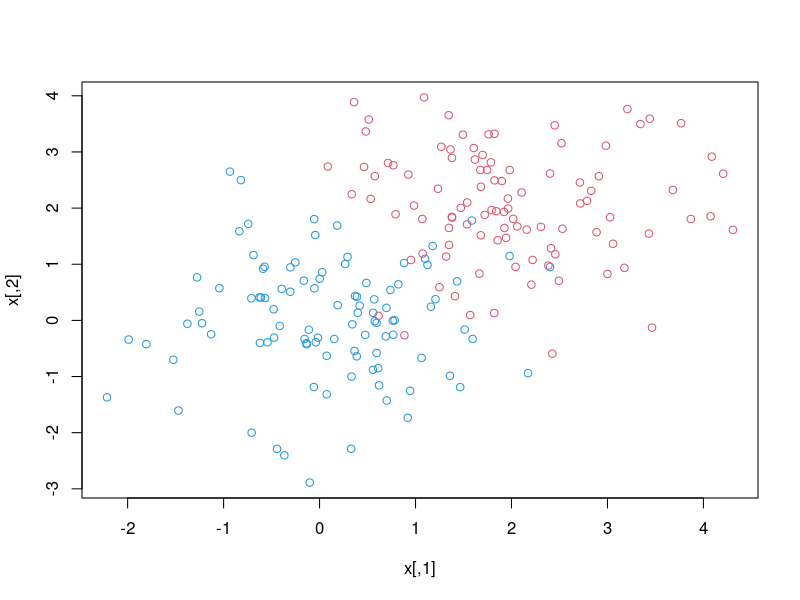

This figure's R source: (Note: this script raises an error after producing the figure.)
# 6. 
# 
# At the end of Section 9.6.1, it is 
# claimed that in the case of data that
# is just barely linearly separable, 
# a support vector classifier with a
# small value of cost that misclassifies 
# a couple of training observations
# may perform better on test data than 
# one with a huge value of cost
# that does not misclassify any 
# training observations. You will now
# investigate this claim.
# 
# (a) 
# 
# Generate two-class data with p = 2 
# in such a way that the classes
# are just barely linearly separable.

set.seed(1)


x = matrix(rnorm(200*2), ncol=2)
y = c(rep(-1, 100), rep(1, 100))
x[y==1, ] = x[y==1, ] + 2
plot(x, col=(3-y))



# (b) 
# 
# Compute the cross-validation 
# error rates for support vector
# classifiers with a range of cost 
# values. How many training er-
#   rors are misclassified for each 
# value of cost considered, and how
# does this relate to the cross-validation 
# errors obtained?

dat = data.frame(x=x, y=as.factor(y))
svmfit = svm(y~., data = dat, kernel = "linear", cost = 0.01, scale = F)
plot(svmfit, dat)

set.seed(1)
tune.out = tune(svm, y~., data = dat, kernel="linear",
                ranges = list(cost = c(0.001, 0.01, 0.1, 1, 5, 10, 
                                       100, 1000, 10000)))
summary(tune.out)
misclass = tune.out$performances$error
misclass*200

# - Detailed performance results:
#   cost error dispersion
# 1 1e-03 0.410 0.28460499
# 2 1e-02 0.000 0.00000000
# 3 1e-01 0.005 0.01581139
# 4 1e+00 0.005 0.01581139
# 5 5e+00 0.005 0.01581139
# 6 1e+01 0.000 0.00000000
# 7 1e+02 0.000 0.00000000

   
#   (c) 
# 
# Generate an appropriate test data 
# set, and compute the test
# errors corresponding to each 
# of the values of cost considered.
# Which value of cost leads to the 
# fewest test errors, and how
# does this compare to the values 
# of cost that yield the fewest
# training errors and the fewest 
# cross-validation errors?

xtest = matrix(rnorm(200*2), ncol=2)
ytest = sample(c(-1, 1), 200, rep = T)
xtest[ytest==1, ] = xtest[ytest==1, ] + 3.75
testdat = data.frame(x=xtest, y=as.factor(ytest))

tune.out.test = tune(svm, y~., data = testdat, kernel="linear",
                ranges = list(cost=c(0.001, 0.01, 0.1, 1, 5, 10, 100)))

summary(tune.out.test)

# cost error dispersion
# 1 1e-03 0.460 0.14869805
# 2 1e-02 0.010 0.02108185
# 3 1e-01 0.010 0.02108185
# 4 1e+00 0.010 0.02108185
# 5 5e+00 0.015 0.02415229
# 6 1e+01 0.015 0.02415229
# 7 1e+02 0.025 0.02635231

   
#   (d) 
# 
# Discuss your results.

# Although large cost values got no training errors, in the test
# set they quickly got lots of errors.






set.seed(3154)
# Class one
x.one = runif(500, 0, 90)
x.one[1:20]
y.one = runif(500, x.one + 10, 100)
y.one[1:20]
x.one.noise = runif(50, 20, 80)
x.one.noise[1:20]
y.one.noise = 5/4 * (x.one.noise - 10) + 0.1
y.one.noise[1:20]

# Class zero
x.zero = runif(500, 10, 100)
y.zero = runif(500, 0, x.zero - 10)
x.zero.noise = runif(50, 20, 80)
y.zero.noise = 5/4 * (x.zero.noise - 10) - 0.1

# Combine all
class.one = seq(1, 550)
x = c(x.one, x.one.noise, x.zero, x.zero.noise)
y = c(y.one, y.one.noise, y.zero, y.zero.noise)

plot(x[class.one], y[class.one], col = "blue", pch = "+", ylim = c(0, 100))
points(x[-class.one], y[-class.one], col = "red", pch = 4)


library(e1071)
set.seed(555)
z = rep(0, 1100)
z[class.one] = 1
data = data.frame(x = x, y = y, z = z)
tune.out = tune(svm, as.factor(z) ~ ., data = data, kernel = "linear", 
                ranges = list(cost = c(0.01, 0.1, 1, 5, 10, 100, 1000, 10000)))
summary(tune.out)
data.frame(cost = tune.out$performances$cost, misclass = tune.out$performances$error * 
             1100)

# - Detailed performance results:
#   cost      error dispersion
# 1 1e-02 0.06000000 0.02542567
# 2 1e-01 0.04909091 0.02235041
# 3 1e+00 0.04909091 0.02235041
# 4 5e+00 0.04909091 0.02235041
# 5 1e+01 0.04909091 0.02235041
# 6 1e+02 0.05000000 0.02317736
# 7 1e+03 0.03454545 0.01954487
# 8 1e+04 0.00000000 0.00000000
# 
# > data.frame(cost = tune.out$performances$cost, misclass = tune.out$performances$error * 
#                +              1100)
# cost misclass
# 1 1e-02       66
# 2 1e-01       54
# 3 1e+00       54
# 4 5e+00       54
# 5 1e+01       54
# 6 1e+02       55
# 7 1e+03       38
# 8 1e+04        0


set.seed(1111)
x.test = runif(1000, 0, 100)
class.one = sample(1000, 500)
y.test = rep(NA, 1000)
# Set y > x for class.one
for (i in class.one) {
  y.test[i] = runif(1, x.test[i], 100)
}
# set y < x for class.zero
for (i in setdiff(1:1000, class.one)) {
  y.test[i] = runif(1, 0, x.test[i])
}
plot(x.test[class.one], y.test[class.one], col = "blue", pch = "+")
points(x.test[-class.one], y.test[-class.one], col = "red", pch = 4)



set.seed(30012)
z.test = rep(0, 1000)
z.test[class.one] = 1
all.costs = c(0.01, 0.1, 1, 5, 10, 100, 1000, 10000)
test.errors = rep(NA, 8)
data.test = data.frame(x = x.test, y = y.test, z = z.test)
for (i in 1:length(all.costs)) {
  svm.fit = svm(as.factor(z) ~ ., data = data, kernel = "linear", cost = all.costs[i])
  svm.predict = predict(svm.fit, data.test)
  test.errors[i] = sum(svm.predict != data.test$z)
}

data.frame(cost = all.costs, `test misclass` = test.errors)
